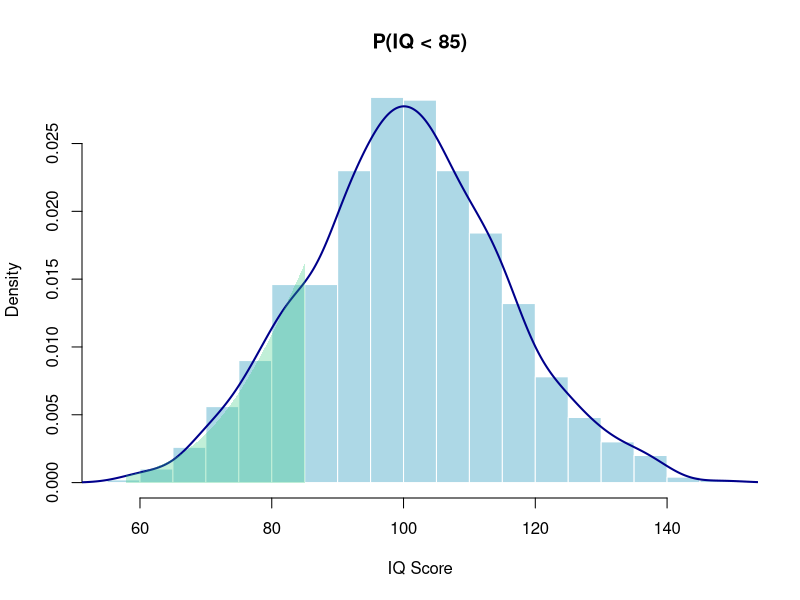
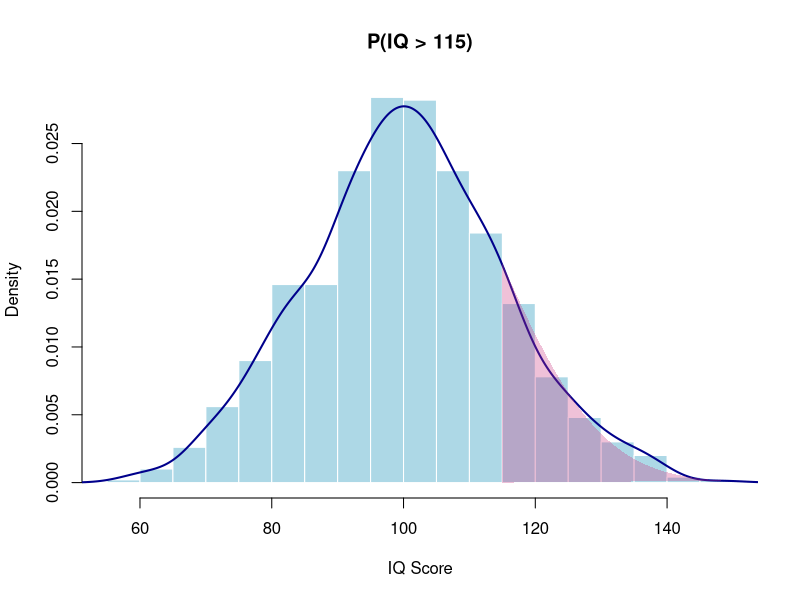
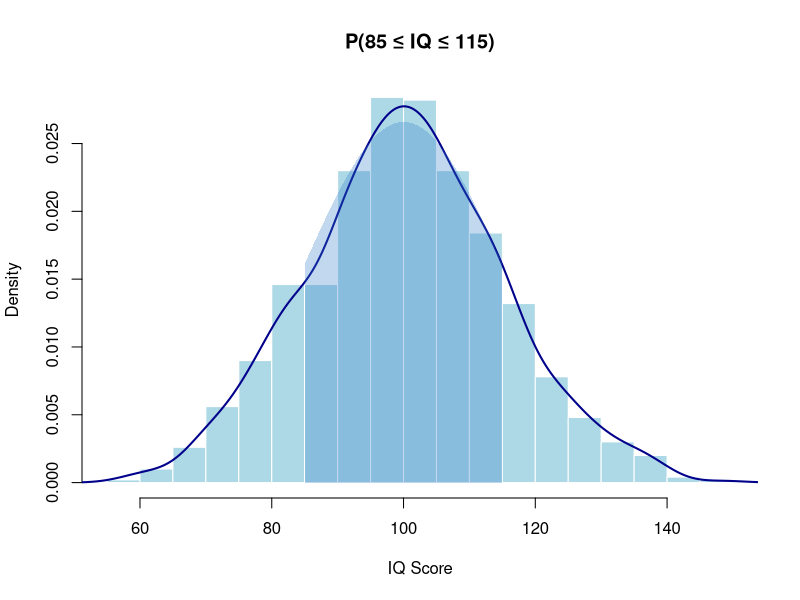

The R source for these figures, in order:
## ---- chunk 1
knitr::opts_chunk$set(echo = FALSE, comment = NA, warning = FALSE, message = FALSE)
## ---- chunk 2
# Simulating biased die rolls
set.seed(123)
biased_die_rolls <- sample(1:6, size=1000, replace=TRUE, prob=c(0.15, 0.15, 0.35, 0.1, 0.1, 0.05))

# Creating frequency and relative frequency tables
biased_freq_table <- table(biased_die_rolls)
biased_rel_freq_table <- prop.table(biased_freq_table)

# Displaying the frequency table with improved visualization and centered alignment
biased_die_df <- data.frame("Die Face" = names(biased_freq_table), 
                            "Frequency" = as.vector(biased_freq_table), 
                            "Relative Frequency" = as.vector(biased_rel_freq_table))

# Displaying table with knitr
library(knitr)
library(kableExtra)

biased_die_df %>%
  kbl() %>%
  kable_styling(full_width = FALSE, position = "center", bootstrap_options = "striped")
## ---- chunk 3
# Simulating IQ data
set.seed(123)
iq_scores <- rnorm(1000, mean=100, sd=15)

# Plotting less than 85
par(mfrow=c(1, 1))
hist(iq_scores, breaks=20, prob=TRUE, col="lightblue", main="P(IQ < 85)", xlab="IQ Score", border="white")
lines(density(iq_scores), col="darkblue", lwd=2)
polygon(c(min(iq_scores), seq(min(iq_scores), 85, length=100), 85), 
        c(0, dnorm(seq(min(iq_scores), 85, length=100), mean=100, sd=15), 0), 
        col=rgb(0.2, 0.8, 0.5, 0.3), border=NA)

# Plotting greater than 115
hist(iq_scores, breaks=20, prob=TRUE, col="lightblue", main="P(IQ > 115)", xlab="IQ Score", border="white")
lines(density(iq_scores), col="darkblue", lwd=2)
polygon(c(115, seq(115, max(iq_scores), length=100)), 
        c(0, dnorm(seq(115, max(iq_scores), length=100), mean=100, sd=15)), 
        col=rgb(0.8, 0.2, 0.5, 0.3), border=NA)

# Plotting between 85 and 115
hist(iq_scores, breaks=20, prob=TRUE, col="lightblue", main="P(85 ≤ IQ ≤ 115)", xlab="IQ Score", border="white")
lines(density(iq_scores), col="darkblue", lwd=2)
polygon(c(85, seq(85, 115, length=100), 115), 
        c(0, dnorm(seq(85, 115, length=100), mean=100, sd=15), 0), 
        col=rgb(0.2, 0.5, 0.8, 0.3), border=NA)
